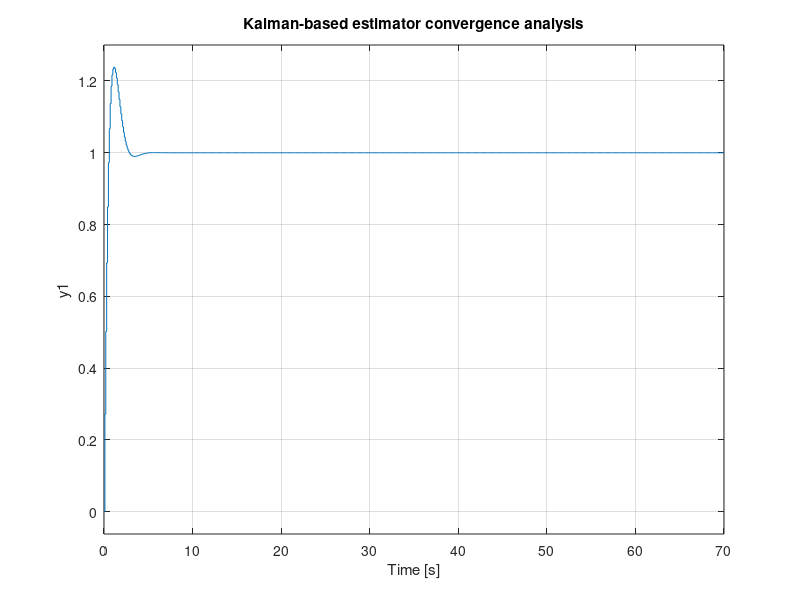
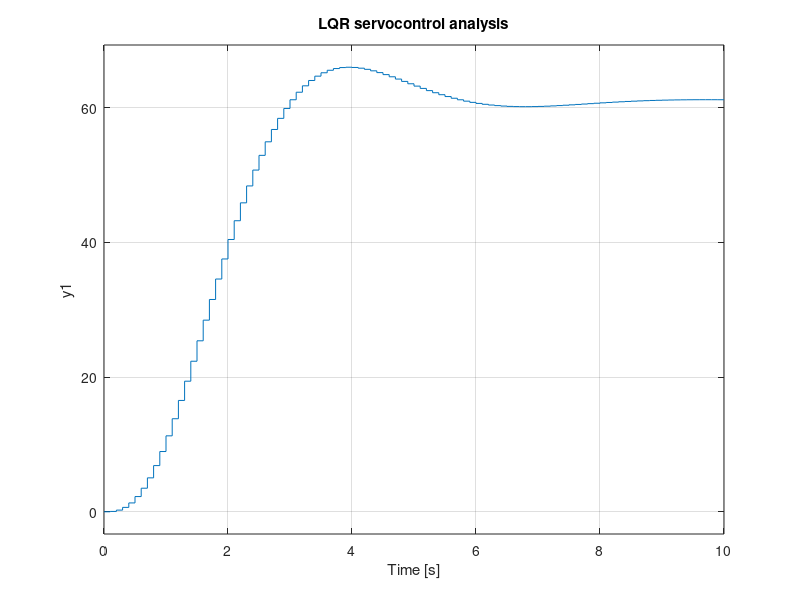
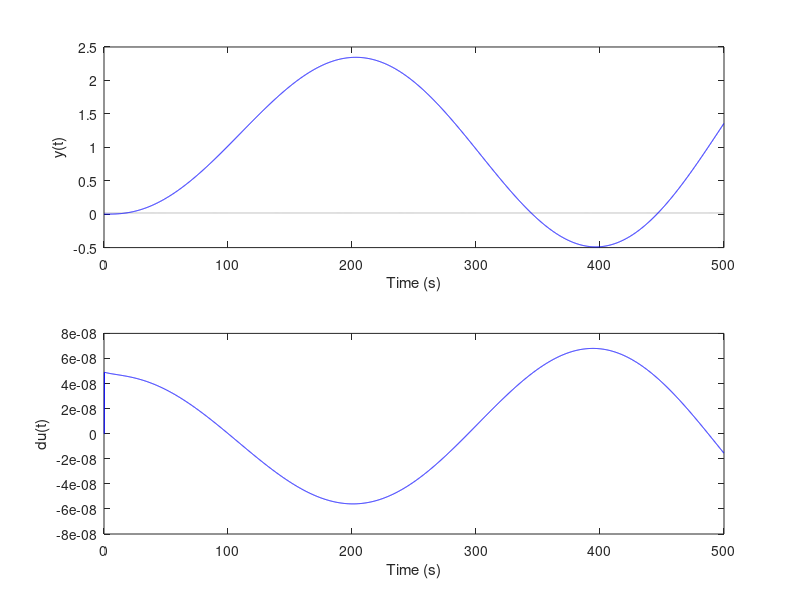

Recreate these plots in MATLAB, in order.
%% Atividade 05: Projetar e implementar, por simulação, o  PMVC, DMC e GPC.
clear all; close all; clc;

%% Parametros
Ts = 0.1;                % periodo de amostragem (s)
td = 0;                  % atraso continuo (s)
d = round((td/Ts) + 1)   % atraso discreto (em amostras)

Nx = d+1;                % horizonte de previsão de estado (atraso virtual)
LAM = diag([1e3]);       % fator de ponderação de controle

%% Planta a) Dinâmica do ângulo de roll do VLS-1 em Max Q

% Modelo em espaço de estados contínuo
    A = [0      1;
         0  -0.098859];
    B = [0; 1];
    
    C = [61.0492    0];
    
    D = 0;
    
    sysc = ss(A,B,C,D)

% Modelo em espaço de estados discreto
    sysd = c2d(sysc,Ts);
    
    [Ad,Bd,Cd,Dd] = ssdata(sysd);

% Modelo aumentado em espaço de estados
    Aa = [ 1          Cd*Ad;
         zeros(2,1)  Ad  ];

    Ba = [Cd*Bd  ;  Bd];

    Ca = [Cd 0];

    Da = 0;

    sysa = ss(Aa,Ba,Ca,Da,Ts);

%% Testes de Controlabilidade e Observabilidade
n = length(Aa);     % Número de variaveis de estado (o integrador é considerado)
Co = ctrb(Aa, Ba);  % Matriz de Controlabilidade
Ob = obsv(Aa, Ca);  % Matriz de Observabilidade

disp('Verificação da Controlabilidade:');
    disp(['> rank(Co) = ' num2str(rank(Co))]);
    if rank(Co) == n
        disp(['== ' num2str(n) ' - O sistema é controlável' ]);
    else
        disp(['!= ' num2str(n) ' - O sistema não é controlável' ]);
    end

disp('Verificação da Observabilidade:');
    disp(['> rank(Ob) = ' num2str(rank(Ob))]);
    if rank(Ob) == n
        disp(['== ' num2str(n) ' - O sistema é observável' ]);
    else
        disp(['!= ' num2str(n) ' - O sistema não é observável' ]);
    end

%% PMVC com realimentação total de estados

% Estimador de estados baseado no filtro de Kalman
    Qkf = diag([1  1 0]);   % covariancia do ruido do processo
    Rkf = 1e10;             % covariancia do ruido de medição
    
    disp('Verificação da Detectabilidade (p/ o Filtro de Kalman):');
    Ob_dec_kf = obsv(Aa', sqrt(Qkf)');
    disp(['> rank(obsv(Aa^(T), sqrt(Qkf)^(T))) = ' num2str(rank(Ob_dec_kf))]);

    if rank(Ob_dec_kf) == n
        disp(['== ' num2str(n) ' - O sistema é detectável' ]);
    else
        disp(['!= ' num2str(n) ' - O sistema não é detectável' ]);
    end

    % Calculo do Ganho
    L = [ dlqr(Aa',Ca',Qkf,Rkf) ]'

    % Verificando os autovalores
    disp('Autovalores do KF em MF:')
    eig(Aa-L*Ca)

    % Verificando se converge
    syskf = ss(Aa-L*Ca, L, Ca, Da, Ts);
    figure; step(syskf); title('Kalman-based estimator convergence analysis');

% LQR
    Qlqr = diag([1  1 0]);  % penalização dos estados
    Rlqr = 1e5;             % penalização do esforço de controle

    disp('Verificação da Detectabilidade (p/ o LQR):');
    Ob_dec_lqr = obsv(Aa', sqrt(Qlqr)');
    disp(['> rank(obsv(Aa^(T), sqrt(Qlqr)^(T))) = ' num2str(rank(Ob_dec_lqr))]);

    if rank(Ob_dec_lqr) == n
        disp(['== ' num2str(n) ' - O sistema é detectável' ]);
    else
        disp(['!= ' num2str(n) ' - O sistema não é detectável' ]);
    end

    % Calculo do Ganho
    K =  dlqr(Aa,Ba,Qlqr,Rlqr)

    % Verificando os autovalores
    disp('Autovalores do LQR em MF:')
    eig(Aa-Ba*K)

    % Verificando se converge
    syslq = ss(Aa-Ba*K, Ba*K(1), Ca, Da, Ts);
    figure; step(syslq); title('LQR servocontrol analysis');

    % Variaveis auxiliares
        % Matrizes principais da leis de controle
        Mx = K*( Aa^Nx -(Aa^(Nx-1))*L*Ca );
        
        Mu = [];
        for i = 1:Nx-1
	        Mu = [Mu (Aa^i)*Ba];
        end
	        Mu = K*Mu;
        
        My = K*Aa^(Nx-1)*L;

%% Simulação
tfinal = 500;           % tempo de simulação (em segundos)
N = round( tfinal/Ts );
t = 0:Ts:N*Ts-Ts;      

    % Sinal de referencia
    r1(1:Nx+1) = 0; r1(Nx+2:N) = 1*(pi/180); 

    % Condições iniciais
    for k = 1:Nx 
        x(:,k)=[0;0];
        u(k) = 0;
        y(k) = Cd*x(:,k);

        xa(:,k) = zeros(3,1);
        du(k) = 0;
    end

for k = Nx+1:N
    % Planta
    x(:,k) = Ad*x(:,k-1) +Bd*u(k-d);
    y(k) = Cd*x(:,k);

    % Controlador
    xa(:,k) = (Aa-L*Ca)*xa(:,k-1) +Ba*du(k-Nx) +L*y(k-1);

        DU = [];
        for i = 1:Nx-1
            DU = [DU; du(k-i) ];
        end

    du(k) = inv(K*Ba+LAM)*( K*[r1(k);0;0] -Mx*xa(:,k) ...
        -Mu*DU -My*y(k) );

    u(k) = u(k-1) +du(k);

    % Saturação
    % if u(k) >= 0.06981
    %   u(k) = 0.06981;
    % elseif u(k) <= 0
    %   u(k) = 0;
    % end

end

%% Plots
t = 0:Ts:N*Ts-Ts;
figure;
    subplot(211)
    plot(t,r1,':k'); hold;
    plot(t,y,'b');
    ylabel('y(t)'); xlabel('Time (s)');
    subplot(212)
    plot(t,du,'b');
    ylabel('du(t)'); xlabel('Time (s)');
